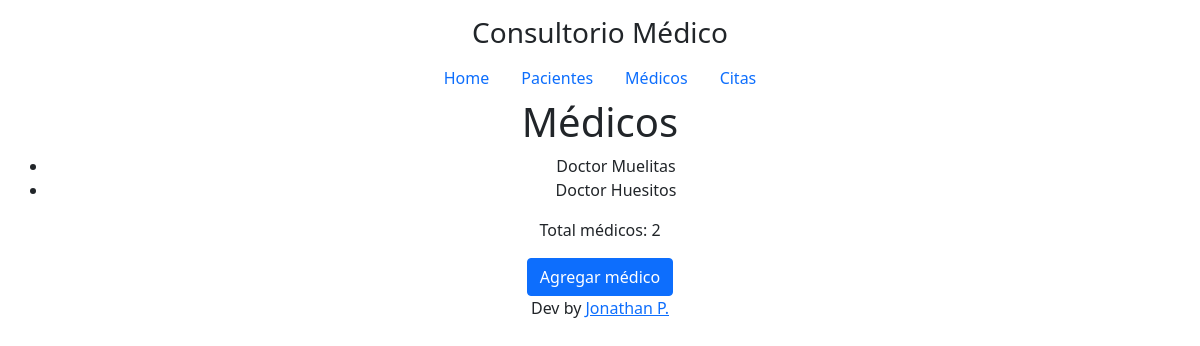
The page /medicos on the database as committed earlier.
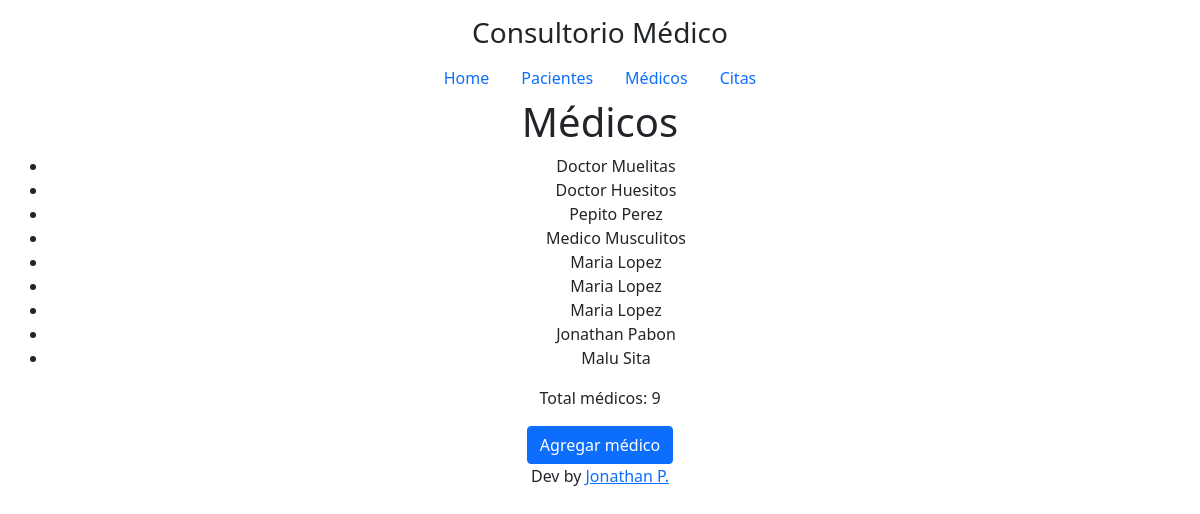
The same page on the database as committed later.
### consultorio/models.py (models this page shows, shortened)
class Doctor(models.Model):
    uniqueId = models.AutoField(primary_key=True)
    nombre = models.CharField(max_length=100)
    apellido = models.CharField(max_length=100)
    def __str__(self) -> str:
        return f"{self.nombre} {self.apellido}"

### consultorio/views.py (the view, shortened to what this page needs)
# urls.py: path('medicos', views.medicos, name='medicos'),
def medicos(request):
    d = Doctor.objects.all()
    context = {
        "lista_medicos": d,
        "numero_medicos": len(d),
    }
    return render(request, 'medicos.html', context)

### consultorio/templates/medicos.html (shortened to what this page needs)
{% extends './base.html' %} {% load static %}  {% block titulo %} Médicos {% endblock %} {% block lead %}
<ul>
  {% for medico in lista_medicos %}
  <li>{{ medico }}</li>
  {% endfor %}
</ul>
<p>Total médicos: {{ numero_medicos }}</p>
<button type="button" class="btn btn-primary" data-bs-toggle="modal" data-bs-target="#myModal">
  Agregar médico
</button>
{% endblock %}

### consultorio/templates/base.html (shortened to what this page needs)
{% load static %}
<!DOCTYPE html>
<html lang="en">
  <head>
    <link href="https://cdn.jsdelivr.net/npm/bootstrap@5.1.3/dist/css/bootstrap.min.css" rel="stylesheet">
  </head>
  <body class="text-center">
    <div class="cover-container d-flex h-100 p-3 mx-auto flex-column">
        <header class="masthead mb-auto">
          <div class="inner">
            <h3 class="masthead-brand">Consultorio Médico</h3>
            <nav class="nav nav-masthead justify-content-center">
              <a class="nav-link active" href= {% url 'consultorio:home' %}>Home</a>
              <a class="nav-link" href="pacientes">Pacientes</a>
              <a class="nav-link" href="medicos">Médicos</a>
              <a class="nav-link" href="citas">Citas</a>
            </nav>
          </div>
        </header>
        <main role="main" class="inner cover">
          <h1 class="cover-heading">
            {% block titulo %}{% endblock %}
          </h1>
          {% block lead %}{% endblock %}
        </main>
        <footer class="mastfoot mt-auto">
          <div class="inner">
            <p>Dev by <a href="https://github.com/JonaThanPabonP">Jonathan P.</a></p>
          </div>
        </footer>
      </div>
  </body>
</html>

Rows that differ between the two databases and show on the page:
added Doctor: nombre+apellido "Pepito Perez"
added Doctor: nombre+apellido "Medico Musculitos"
added Doctor: nombre+apellido "Maria Lopez"
added Doctor: nombre+apellido "Maria Lopez"
added Doctor: nombre+apellido "Maria Lopez"
added Doctor: nombre+apellido "Jonathan Pabon"
added Doctor: nombre+apellido "Malu Sita"
Other text that changed with them:
{{ numero_medicos }}: "2" → "9"
